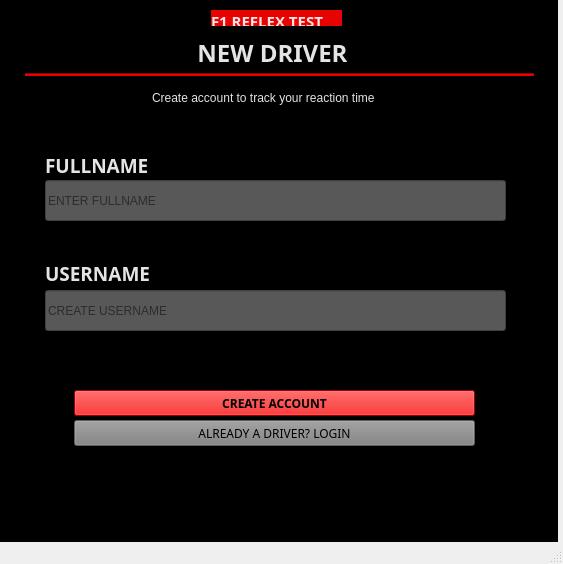
<?xml version="1.0" encoding="UTF-8"?>
<ui version="4.0">
 <class>MainWindow</class>
 <widget class="QMainWindow" name="MainWindow">
  <property name="geometry">
   <rect>
    <x>0</x>
    <y>0</y>
    <width>563</width>
    <height>564</height>
   </rect>
  </property>
  <property name="minimumSize">
   <size>
    <width>563</width>
    <height>564</height>
   </size>
  </property>
  <property name="maximumSize">
   <size>
    <width>563</width>
    <height>564</height>
   </size>
  </property>
  <property name="windowTitle">
   <string>MainWindow</string>
  </property>
  <widget class="QWidget" name="centralwidget">
   <widget class="QFrame" name="frame">
    <property name="geometry">
     <rect>
      <x>-5</x>
      <y>0</y>
      <width>563</width>
      <height>564</height>
     </rect>
    </property>
    <property name="minimumSize">
     <size>
      <width>563</width>
      <height>564</height>
     </size>
    </property>
    <property name="maximumSize">
     <size>
      <width>563</width>
      <height>564</height>
     </size>
    </property>
    <property name="styleSheet">
     <string notr="true">background-color:black
</string>
    </property>
    <property name="frameShape">
     <enum>QFrame::Shape::StyledPanel</enum>
    </property>
    <property name="frameShadow">
     <enum>QFrame::Shadow::Raised</enum>
    </property>
    <widget class="QLabel" name="label_6">
     <property name="geometry">
      <rect>
       <x>216</x>
       <y>10</y>
       <width>131</width>
       <height>16</height>
      </rect>
     </property>
     <property name="palette">
      <palette>
       <active>
        <colorrole role="WindowText">
         <brush brushstyle="SolidPattern">
          <color alpha="228">
           <red>255</red>
           <green>255</green>
           <blue>255</blue>
          </color>
         </brush>
        </colorrole>
        <colorrole role="Button">
         <brush brushstyle="SolidPattern">
          <color alpha="255">
           <red>232</red>
           <green>3</green>
           <blue>3</blue>
          </color>
         </brush>
        </colorrole>
        <colorrole role="Base">
         <brush brushstyle="SolidPattern">
          <color alpha="255">
           <red>232</red>
           <green>3</green>
           <blue>3</blue>
          </color>
         </brush>
        </colorrole>
        <colorrole role="Window">
         <brush brushstyle="SolidPattern">
          <color alpha="255">
           <red>232</red>
           <green>3</green>
           <blue>3</blue>
          </color>
         </brush>
        </colorrole>
       </active>
       <inactive>
        <colorrole role="WindowText">
         <brush brushstyle="SolidPattern">
          <color alpha="228">
           <red>255</red>
           <green>255</green>
           <blue>255</blue>
          </color>
         </brush>
        </colorrole>
        <colorrole role="Button">
         <brush brushstyle="SolidPattern">
          <color alpha="255">
           <red>232</red>
           <green>3</green>
           <blue>3</blue>
          </color>
         </brush>
        </colorrole>
        <colorrole role="Base">
         <brush brushstyle="SolidPattern">
          <color alpha="255">
           <red>232</red>
           <green>3</green>
           <blue>3</blue>
          </color>
         </brush>
        </colorrole>
        <colorrole role="Window">
         <brush brushstyle="SolidPattern">
          <color alpha="255">
           <red>232</red>
           <green>3</green>
           <blue>3</blue>
          </color>
         </brush>
        </colorrole>
       </inactive>
       <disabled>
        <colorrole role="Button">
         <brush brushstyle="SolidPattern">
          <color alpha="255">
           <red>232</red>
           <green>3</green>
           <blue>3</blue>
          </color>
         </brush>
        </colorrole>
        <colorrole role="Base">
         <brush brushstyle="SolidPattern">
          <color alpha="255">
           <red>232</red>
           <green>3</green>
           <blue>3</blue>
          </color>
         </brush>
        </colorrole>
        <colorrole role="Window">
         <brush brushstyle="SolidPattern">
          <color alpha="255">
           <red>232</red>
           <green>3</green>
           <blue>3</blue>
          </color>
         </brush>
        </colorrole>
       </disabled>
      </palette>
     </property>
     <property name="font">
      <font>
       <family>Gill Sans MT</family>
       <pointsize>11</pointsize>
       <bold>true</bold>
      </font>
     </property>
     <property name="styleSheet">
      <string notr="true">background-color:rgb(232, 3, 3)</string>
     </property>
     <property name="text">
      <string>&lt;html&gt;&lt;head/&gt;&lt;body&gt;&lt;p&gt;F1 REFLEX  TEST&lt;/p&gt;&lt;/body&gt;&lt;/html&gt;</string>
     </property>
    </widget>
    <widget class="QLabel" name="label">
     <property name="geometry">
      <rect>
       <x>140</x>
       <y>18</y>
       <width>275</width>
       <height>71</height>
      </rect>
     </property>
     <property name="palette">
      <palette>
       <active>
        <colorrole role="WindowText">
         <brush brushstyle="SolidPattern">
          <color alpha="228">
           <red>255</red>
           <green>255</green>
           <blue>255</blue>
          </color>
         </brush>
        </colorrole>
        <colorrole role="Button">
         <brush brushstyle="SolidPattern">
          <color alpha="255">
           <red>0</red>
           <green>0</green>
           <blue>0</blue>
          </color>
         </brush>
        </colorrole>
        <colorrole role="Base">
         <brush brushstyle="SolidPattern">
          <color alpha="255">
           <red>0</red>
           <green>0</green>
           <blue>0</blue>
          </color>
         </brush>
        </colorrole>
        <colorrole role="Window">
         <brush brushstyle="SolidPattern">
          <color alpha="255">
           <red>0</red>
           <green>0</green>
           <blue>0</blue>
          </color>
         </brush>
        </colorrole>
       </active>
       <inactive>
        <colorrole role="WindowText">
         <brush brushstyle="SolidPattern">
          <color alpha="228">
           <red>255</red>
           <green>255</green>
           <blue>255</blue>
          </color>
         </brush>
        </colorrole>
        <colorrole role="Button">
         <brush brushstyle="SolidPattern">
          <color alpha="255">
           <red>0</red>
           <green>0</green>
           <blue>0</blue>
          </color>
         </brush>
        </colorrole>
        <colorrole role="Base">
         <brush brushstyle="SolidPattern">
          <color alpha="255">
           <red>0</red>
           <green>0</green>
           <blue>0</blue>
          </color>
         </brush>
        </colorrole>
        <colorrole role="Window">
         <brush brushstyle="SolidPattern">
          <color alpha="255">
           <red>0</red>
           <green>0</green>
           <blue>0</blue>
          </color>
         </brush>
        </colorrole>
       </inactive>
       <disabled>
        <colorrole role="Button">
         <brush brushstyle="SolidPattern">
          <color alpha="255">
           <red>0</red>
           <green>0</green>
           <blue>0</blue>
          </color>
         </brush>
        </colorrole>
        <colorrole role="Base">
         <brush brushstyle="SolidPattern">
          <color alpha="255">
           <red>0</red>
           <green>0</green>
           <blue>0</blue>
          </color>
         </brush>
        </colorrole>
        <colorrole role="Window">
         <brush brushstyle="SolidPattern">
          <color alpha="255">
           <red>0</red>
           <green>0</green>
           <blue>0</blue>
          </color>
         </brush>
        </colorrole>
       </disabled>
      </palette>
     </property>
     <property name="font">
      <font>
       <family>Gill Sans</family>
       <bold>true</bold>
      </font>
     </property>
     <property name="text">
      <string>&lt;html&gt;&lt;head/&gt;&lt;body&gt;&lt;p align=&quot;center&quot;&gt;&lt;span style=&quot; font-size:18pt;&quot;&gt;NEW DRIVER&lt;/span&gt;&lt;/p&gt;&lt;/body&gt;&lt;/html&gt;</string>
     </property>
    </widget>
    <widget class="Line" name="line">
     <property name="geometry">
      <rect>
       <x>30</x>
       <y>73</y>
       <width>509</width>
       <height>3</height>
      </rect>
     </property>
     <property name="styleSheet">
      <string notr="true">background-color:rgb(216, 0, 0)</string>
     </property>
     <property name="orientation">
      <enum>Qt::Orientation::Horizontal</enum>
     </property>
    </widget>
    <widget class="QLabel" name="label_3">
     <property name="geometry">
      <rect>
       <x>157</x>
       <y>90</y>
       <width>231</width>
       <height>16</height>
      </rect>
     </property>
     <property name="palette">
      <palette>
       <active>
        <colorrole role="WindowText">
         <brush brushstyle="SolidPattern">
          <color alpha="228">
           <red>255</red>
           <green>255</green>
           <blue>255</blue>
          </color>
         </brush>
        </colorrole>
        <colorrole role="Button">
         <brush brushstyle="SolidPattern">
          <color alpha="255">
           <red>0</red>
           <green>0</green>
           <blue>0</blue>
          </color>
         </brush>
        </colorrole>
        <colorrole role="Base">
         <brush brushstyle="SolidPattern">
          <color alpha="255">
           <red>0</red>
           <green>0</green>
           <blue>0</blue>
          </color>
         </brush>
        </colorrole>
        <colorrole role="Window">
         <brush brushstyle="SolidPattern">
          <color alpha="255">
           <red>0</red>
           <green>0</green>
           <blue>0</blue>
          </color>
         </brush>
        </colorrole>
       </active>
       <inactive>
        <colorrole role="WindowText">
         <brush brushstyle="SolidPattern">
          <color alpha="228">
           <red>255</red>
           <green>255</green>
           <blue>255</blue>
          </color>
         </brush>
        </colorrole>
        <colorrole role="Button">
         <brush brushstyle="SolidPattern">
          <color alpha="255">
           <red>0</red>
           <green>0</green>
           <blue>0</blue>
          </color>
         </brush>
        </colorrole>
        <colorrole role="Base">
         <brush brushstyle="SolidPattern">
          <color alpha="255">
           <red>0</red>
           <green>0</green>
           <blue>0</blue>
          </color>
         </brush>
        </colorrole>
        <colorrole role="Window">
         <brush brushstyle="SolidPattern">
          <color alpha="255">
           <red>0</red>
           <green>0</green>
           <blue>0</blue>
          </color>
         </brush>
        </colorrole>
       </inactive>
       <disabled>
        <colorrole role="Button">
         <brush brushstyle="SolidPattern">
          <color alpha="255">
           <red>0</red>
           <green>0</green>
           <blue>0</blue>
          </color>
         </brush>
        </colorrole>
        <colorrole role="Base">
         <brush brushstyle="SolidPattern">
          <color alpha="255">
           <red>0</red>
           <green>0</green>
           <blue>0</blue>
          </color>
         </brush>
        </colorrole>
        <colorrole role="Window">
         <brush brushstyle="SolidPattern">
          <color alpha="255">
           <red>0</red>
           <green>0</green>
           <blue>0</blue>
          </color>
         </brush>
        </colorrole>
       </disabled>
      </palette>
     </property>
     <property name="text">
      <string>&lt;html&gt;&lt;head/&gt;&lt;body&gt;&lt;p&gt;Create account to track your reaction time&lt;/p&gt;&lt;/body&gt;&lt;/html&gt;</string>
     </property>
    </widget>
    <widget class="QLabel" name="label_2">
     <property name="geometry">
      <rect>
       <x>50</x>
       <y>150</y>
       <width>121</width>
       <height>31</height>
      </rect>
     </property>
     <property name="palette">
      <palette>
       <active>
        <colorrole role="WindowText">
         <brush brushstyle="SolidPattern">
          <color alpha="228">
           <red>255</red>
           <green>255</green>
           <blue>255</blue>
          </color>
         </brush>
        </colorrole>
        <colorrole role="Button">
         <brush brushstyle="SolidPattern">
          <color alpha="255">
           <red>0</red>
           <green>0</green>
           <blue>0</blue>
          </color>
         </brush>
        </colorrole>
        <colorrole role="Base">
         <brush brushstyle="SolidPattern">
          <color alpha="255">
           <red>0</red>
           <green>0</green>
           <blue>0</blue>
          </color>
         </brush>
        </colorrole>
        <colorrole role="Window">
         <brush brushstyle="SolidPattern">
          <color alpha="255">
           <red>0</red>
           <green>0</green>
           <blue>0</blue>
          </color>
         </brush>
        </colorrole>
       </active>
       <inactive>
        <colorrole role="WindowText">
         <brush brushstyle="SolidPattern">
          <color alpha="228">
           <red>255</red>
           <green>255</green>
           <blue>255</blue>
          </color>
         </brush>
        </colorrole>
        <colorrole role="Button">
         <brush brushstyle="SolidPattern">
          <color alpha="255">
           <red>0</red>
           <green>0</green>
           <blue>0</blue>
          </color>
         </brush>
        </colorrole>
        <colorrole role="Base">
         <brush brushstyle="SolidPattern">
          <color alpha="255">
           <red>0</red>
           <green>0</green>
           <blue>0</blue>
          </color>
         </brush>
        </colorrole>
        <colorrole role="Window">
         <brush brushstyle="SolidPattern">
          <color alpha="255">
           <red>0</red>
           <green>0</green>
           <blue>0</blue>
          </color>
         </brush>
        </colorrole>
       </inactive>
       <disabled>
        <colorrole role="Button">
         <brush brushstyle="SolidPattern">
          <color alpha="255">
           <red>0</red>
           <green>0</green>
           <blue>0</blue>
          </color>
         </brush>
        </colorrole>
        <colorrole role="Base">
         <brush brushstyle="SolidPattern">
          <color alpha="255">
           <red>0</red>
           <green>0</green>
           <blue>0</blue>
          </color>
         </brush>
        </colorrole>
        <colorrole role="Window">
         <brush brushstyle="SolidPattern">
          <color alpha="255">
           <red>0</red>
           <green>0</green>
           <blue>0</blue>
          </color>
         </brush>
        </colorrole>
       </disabled>
      </palette>
     </property>
     <property name="font">
      <font>
       <family>Gill Sans MT</family>
       <bold>true</bold>
      </font>
     </property>
     <property name="text">
      <string>&lt;html&gt;&lt;head/&gt;&lt;body&gt;&lt;p&gt;&lt;span style=&quot; font-size:14pt;&quot;&gt;FULLNAME&lt;/span&gt;&lt;/p&gt;&lt;/body&gt;&lt;/html&gt;</string>
     </property>
    </widget>
    <widget class="QLineEdit" name="lineEdit">
     <property name="geometry">
      <rect>
       <x>50</x>
       <y>180</y>
       <width>461</width>
       <height>41</height>
      </rect>
     </property>
     <property name="styleSheet">
      <string notr="true">background-color:rgb(88, 88, 88)</string>
     </property>
     <property name="text">
      <string/>
     </property>
     <property name="placeholderText">
      <string>ENTER FULLNAME</string>
     </property>
    </widget>
    <widget class="QLabel" name="label_4">
     <property name="geometry">
      <rect>
       <x>50</x>
       <y>260</y>
       <width>111</width>
       <height>21</height>
      </rect>
     </property>
     <property name="palette">
      <palette>
       <active>
        <colorrole role="WindowText">
         <brush brushstyle="SolidPattern">
          <color alpha="228">
           <red>255</red>
           <green>255</green>
           <blue>255</blue>
          </color>
         </brush>
        </colorrole>
        <colorrole role="Button">
         <brush brushstyle="SolidPattern">
          <color alpha="255">
           <red>0</red>
           <green>0</green>
           <blue>0</blue>
          </color>
         </brush>
        </colorrole>
        <colorrole role="Base">
         <brush brushstyle="SolidPattern">
          <color alpha="255">
           <red>0</red>
           <green>0</green>
           <blue>0</blue>
          </color>
         </brush>
        </colorrole>
        <colorrole role="Window">
         <brush brushstyle="SolidPattern">
          <color alpha="255">
           <red>0</red>
           <green>0</green>
           <blue>0</blue>
          </color>
         </brush>
        </colorrole>
       </active>
       <inactive>
        <colorrole role="WindowText">
         <brush brushstyle="SolidPattern">
          <color alpha="228">
           <red>255</red>
           <green>255</green>
           <blue>255</blue>
          </color>
         </brush>
        </colorrole>
        <colorrole role="Button">
         <brush brushstyle="SolidPattern">
          <color alpha="255">
           <red>0</red>
           <green>0</green>
           <blue>0</blue>
          </color>
         </brush>
        </colorrole>
        <colorrole role="Base">
         <brush brushstyle="SolidPattern">
          <color alpha="255">
           <red>0</red>
           <green>0</green>
           <blue>0</blue>
          </color>
         </brush>
        </colorrole>
        <colorrole role="Window">
         <brush brushstyle="SolidPattern">
          <color alpha="255">
           <red>0</red>
           <green>0</green>
           <blue>0</blue>
          </color>
         </brush>
        </colorrole>
       </inactive>
       <disabled>
        <colorrole role="Button">
         <brush brushstyle="SolidPattern">
          <color alpha="255">
           <red>0</red>
           <green>0</green>
           <blue>0</blue>
          </color>
         </brush>
        </colorrole>
        <colorrole role="Base">
         <brush brushstyle="SolidPattern">
          <color alpha="255">
           <red>0</red>
           <green>0</green>
           <blue>0</blue>
          </color>
         </brush>
        </colorrole>
        <colorrole role="Window">
         <brush brushstyle="SolidPattern">
          <color alpha="255">
           <red>0</red>
           <green>0</green>
           <blue>0</blue>
          </color>
         </brush>
        </colorrole>
       </disabled>
      </palette>
     </property>
     <property name="font">
      <font>
       <family>Gill Sans MT</family>
       <bold>true</bold>
      </font>
     </property>
     <property name="text">
      <string>&lt;html&gt;&lt;head/&gt;&lt;body&gt;&lt;p&gt;&lt;span style=&quot; font-size:14pt;&quot;&gt;USERNAME&lt;/span&gt;&lt;/p&gt;&lt;/body&gt;&lt;/html&gt;</string>
     </property>
    </widget>
    <widget class="QLineEdit" name="lineEdit_2">
     <property name="geometry">
      <rect>
       <x>50</x>
       <y>290</y>
       <width>461</width>
       <height>41</height>
      </rect>
     </property>
     <property name="styleSheet">
      <string notr="true">background-color:rgb(88, 88, 88)</string>
     </property>
     <property name="text">
      <string/>
     </property>
     <property name="placeholderText">
      <string>CREATE USERNAME</string>
     </property>
    </widget>
    <widget class="QPushButton" name="pushButton">
     <property name="geometry">
      <rect>
       <x>79</x>
       <y>390</y>
       <width>401</width>
       <height>26</height>
      </rect>
     </property>
     <property name="palette">
      <palette>
       <active>
        <colorrole role="Button">
         <brush brushstyle="SolidPattern">
          <color alpha="255">
           <red>218</red>
           <green>0</green>
           <blue>0</blue>
          </color>
         </brush>
        </colorrole>
        <colorrole role="Base">
         <brush brushstyle="SolidPattern">
          <color alpha="255">
           <red>218</red>
           <green>0</green>
           <blue>0</blue>
          </color>
         </brush>
        </colorrole>
        <colorrole role="Window">
         <brush brushstyle="SolidPattern">
          <color alpha="255">
           <red>218</red>
           <green>0</green>
           <blue>0</blue>
          </color>
         </brush>
        </colorrole>
       </active>
       <inactive>
        <colorrole role="Button">
         <brush brushstyle="SolidPattern">
          <color alpha="255">
           <red>218</red>
           <green>0</green>
           <blue>0</blue>
          </color>
         </brush>
        </colorrole>
        <colorrole role="Base">
         <brush brushstyle="SolidPattern">
          <color alpha="255">
           <red>218</red>
           <green>0</green>
           <blue>0</blue>
          </color>
         </brush>
        </colorrole>
        <colorrole role="Window">
         <brush brushstyle="SolidPattern">
          <color alpha="255">
           <red>218</red>
           <green>0</green>
           <blue>0</blue>
          </color>
         </brush>
        </colorrole>
       </inactive>
       <disabled>
        <colorrole role="Button">
         <brush brushstyle="SolidPattern">
          <color alpha="255">
           <red>218</red>
           <green>0</green>
           <blue>0</blue>
          </color>
         </brush>
        </colorrole>
        <colorrole role="Base">
         <brush brushstyle="SolidPattern">
          <color alpha="255">
           <red>218</red>
           <green>0</green>
           <blue>0</blue>
          </color>
         </brush>
        </colorrole>
        <colorrole role="Window">
         <brush brushstyle="SolidPattern">
          <color alpha="255">
           <red>218</red>
           <green>0</green>
           <blue>0</blue>
          </color>
         </brush>
        </colorrole>
       </disabled>
      </palette>
     </property>
     <property name="font">
      <font>
       <family>Gill Sans</family>
       <bold>true</bold>
      </font>
     </property>
     <property name="styleSheet">
      <string notr="true">background-color: rgb(218, 0, 0)</string>
     </property>
     <property name="text">
      <string>CREATE ACCOUNT</string>
     </property>
    </widget>
    <widget class="QPushButton" name="pushButton_2">
     <property name="geometry">
      <rect>
       <x>79</x>
       <y>420</y>
       <width>401</width>
       <height>26</height>
      </rect>
     </property>
     <property name="font">
      <font>
       <family>Gill Sans MT</family>
      </font>
     </property>
     <property name="styleSheet">
      <string notr="true">background-color: grey
</string>
     </property>
     <property name="text">
      <string>ALREADY A DRIVER? LOGIN</string>
     </property>
    </widget>
    <zorder>label</zorder>
    <zorder>label_6</zorder>
    <zorder>line</zorder>
    <zorder>label_3</zorder>
    <zorder>label_2</zorder>
    <zorder>lineEdit</zorder>
    <zorder>label_4</zorder>
    <zorder>lineEdit_2</zorder>
    <zorder>pushButton</zorder>
    <zorder>pushButton_2</zorder>
   </widget>
  </widget>
  <widget class="QStatusBar" name="statusbar"/>
 </widget>
 <resources/>
 <connections/>
</ui>
